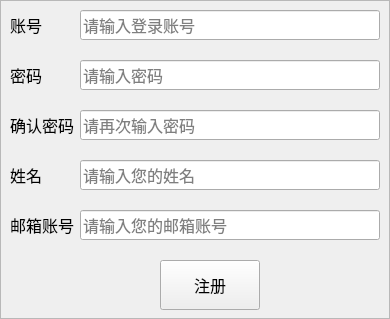
<?xml version="1.0" encoding="UTF-8"?>
<ui version="4.0">
 <class>RegisterFrame</class>
 <widget class="QFrame" name="RegisterFrame">
  <property name="geometry">
   <rect>
    <x>0</x>
    <y>0</y>
    <width>390</width>
    <height>319</height>
   </rect>
  </property>
  <property name="windowTitle">
   <string>Frame</string>
  </property>
  <property name="frameShape">
   <enum>QFrame::StyledPanel</enum>
  </property>
  <property name="frameShadow">
   <enum>QFrame::Raised</enum>
  </property>
  <widget class="QLineEdit" name="accountLineEdit_2">
   <property name="geometry">
    <rect>
     <x>80</x>
     <y>10</y>
     <width>300</width>
     <height>30</height>
    </rect>
   </property>
   <property name="sizePolicy">
    <sizepolicy hsizetype="Fixed" vsizetype="Fixed">
     <horstretch>0</horstretch>
     <verstretch>0</verstretch>
    </sizepolicy>
   </property>
   <property name="minimumSize">
    <size>
     <width>300</width>
     <height>30</height>
    </size>
   </property>
   <property name="font">
    <font>
     <pointsize>12</pointsize>
    </font>
   </property>
   <property name="placeholderText">
    <string>请输入登录账号</string>
   </property>
  </widget>
  <widget class="QLabel" name="accountLabel_2">
   <property name="geometry">
    <rect>
     <x>10</x>
     <y>10</y>
     <width>64</width>
     <height>30</height>
    </rect>
   </property>
   <property name="sizePolicy">
    <sizepolicy hsizetype="Fixed" vsizetype="Fixed">
     <horstretch>0</horstretch>
     <verstretch>0</verstretch>
    </sizepolicy>
   </property>
   <property name="minimumSize">
    <size>
     <width>0</width>
     <height>30</height>
    </size>
   </property>
   <property name="font">
    <font>
     <pointsize>12</pointsize>
    </font>
   </property>
   <property name="layoutDirection">
    <enum>Qt::LeftToRight</enum>
   </property>
   <property name="text">
    <string>账号</string>
   </property>
   <property name="alignment">
    <set>Qt::AlignLeading|Qt::AlignLeft|Qt::AlignVCenter</set>
   </property>
  </widget>
  <widget class="QLabel" name="accountLabel_3">
   <property name="geometry">
    <rect>
     <x>10</x>
     <y>60</y>
     <width>64</width>
     <height>30</height>
    </rect>
   </property>
   <property name="sizePolicy">
    <sizepolicy hsizetype="Fixed" vsizetype="Fixed">
     <horstretch>0</horstretch>
     <verstretch>0</verstretch>
    </sizepolicy>
   </property>
   <property name="minimumSize">
    <size>
     <width>0</width>
     <height>30</height>
    </size>
   </property>
   <property name="font">
    <font>
     <pointsize>12</pointsize>
    </font>
   </property>
   <property name="layoutDirection">
    <enum>Qt::LeftToRight</enum>
   </property>
   <property name="text">
    <string>密码 </string>
   </property>
   <property name="alignment">
    <set>Qt::AlignLeading|Qt::AlignLeft|Qt::AlignVCenter</set>
   </property>
  </widget>
  <widget class="QLineEdit" name="accountLineEdit_3">
   <property name="geometry">
    <rect>
     <x>80</x>
     <y>60</y>
     <width>300</width>
     <height>30</height>
    </rect>
   </property>
   <property name="sizePolicy">
    <sizepolicy hsizetype="Fixed" vsizetype="Fixed">
     <horstretch>0</horstretch>
     <verstretch>0</verstretch>
    </sizepolicy>
   </property>
   <property name="minimumSize">
    <size>
     <width>300</width>
     <height>30</height>
    </size>
   </property>
   <property name="font">
    <font>
     <pointsize>12</pointsize>
    </font>
   </property>
   <property name="placeholderText">
    <string>请输入密码</string>
   </property>
  </widget>
  <widget class="QLineEdit" name="accountLineEdit_4">
   <property name="geometry">
    <rect>
     <x>80</x>
     <y>110</y>
     <width>300</width>
     <height>30</height>
    </rect>
   </property>
   <property name="sizePolicy">
    <sizepolicy hsizetype="Fixed" vsizetype="Fixed">
     <horstretch>0</horstretch>
     <verstretch>0</verstretch>
    </sizepolicy>
   </property>
   <property name="minimumSize">
    <size>
     <width>300</width>
     <height>30</height>
    </size>
   </property>
   <property name="font">
    <font>
     <pointsize>12</pointsize>
    </font>
   </property>
   <property name="placeholderText">
    <string>请再次输入密码</string>
   </property>
  </widget>
  <widget class="QLabel" name="accountLabel_4">
   <property name="geometry">
    <rect>
     <x>10</x>
     <y>110</y>
     <width>64</width>
     <height>30</height>
    </rect>
   </property>
   <property name="sizePolicy">
    <sizepolicy hsizetype="Fixed" vsizetype="Fixed">
     <horstretch>0</horstretch>
     <verstretch>0</verstretch>
    </sizepolicy>
   </property>
   <property name="minimumSize">
    <size>
     <width>0</width>
     <height>30</height>
    </size>
   </property>
   <property name="font">
    <font>
     <pointsize>12</pointsize>
    </font>
   </property>
   <property name="layoutDirection">
    <enum>Qt::RightToLeft</enum>
   </property>
   <property name="text">
    <string>确认密码</string>
   </property>
   <property name="alignment">
    <set>Qt::AlignLeading|Qt::AlignLeft|Qt::AlignVCenter</set>
   </property>
  </widget>
  <widget class="QLabel" name="accountLabel_5">
   <property name="geometry">
    <rect>
     <x>10</x>
     <y>210</y>
     <width>64</width>
     <height>30</height>
    </rect>
   </property>
   <property name="sizePolicy">
    <sizepolicy hsizetype="Fixed" vsizetype="Fixed">
     <horstretch>0</horstretch>
     <verstretch>0</verstretch>
    </sizepolicy>
   </property>
   <property name="minimumSize">
    <size>
     <width>0</width>
     <height>30</height>
    </size>
   </property>
   <property name="font">
    <font>
     <pointsize>12</pointsize>
    </font>
   </property>
   <property name="layoutDirection">
    <enum>Qt::RightToLeft</enum>
   </property>
   <property name="text">
    <string>邮箱账号</string>
   </property>
  </widget>
  <widget class="QLineEdit" name="accountLineEdit_5">
   <property name="geometry">
    <rect>
     <x>80</x>
     <y>210</y>
     <width>300</width>
     <height>30</height>
    </rect>
   </property>
   <property name="sizePolicy">
    <sizepolicy hsizetype="Fixed" vsizetype="Fixed">
     <horstretch>0</horstretch>
     <verstretch>0</verstretch>
    </sizepolicy>
   </property>
   <property name="minimumSize">
    <size>
     <width>300</width>
     <height>30</height>
    </size>
   </property>
   <property name="font">
    <font>
     <pointsize>12</pointsize>
    </font>
   </property>
   <property name="placeholderText">
    <string>请输入您的邮箱账号</string>
   </property>
  </widget>
  <widget class="QPushButton" name="loginPushButton">
   <property name="geometry">
    <rect>
     <x>160</x>
     <y>260</y>
     <width>100</width>
     <height>50</height>
    </rect>
   </property>
   <property name="sizePolicy">
    <sizepolicy hsizetype="Fixed" vsizetype="Fixed">
     <horstretch>0</horstretch>
     <verstretch>0</verstretch>
    </sizepolicy>
   </property>
   <property name="minimumSize">
    <size>
     <width>100</width>
     <height>50</height>
    </size>
   </property>
   <property name="font">
    <font>
     <pointsize>12</pointsize>
    </font>
   </property>
   <property name="text">
    <string>注册</string>
   </property>
  </widget>
  <widget class="QLabel" name="accountLabel_6">
   <property name="geometry">
    <rect>
     <x>10</x>
     <y>160</y>
     <width>64</width>
     <height>30</height>
    </rect>
   </property>
   <property name="sizePolicy">
    <sizepolicy hsizetype="Fixed" vsizetype="Fixed">
     <horstretch>0</horstretch>
     <verstretch>0</verstretch>
    </sizepolicy>
   </property>
   <property name="minimumSize">
    <size>
     <width>0</width>
     <height>30</height>
    </size>
   </property>
   <property name="font">
    <font>
     <pointsize>12</pointsize>
    </font>
   </property>
   <property name="layoutDirection">
    <enum>Qt::RightToLeft</enum>
   </property>
   <property name="text">
    <string>姓名</string>
   </property>
  </widget>
  <widget class="QLineEdit" name="accountLineEdit_6">
   <property name="geometry">
    <rect>
     <x>80</x>
     <y>160</y>
     <width>300</width>
     <height>30</height>
    </rect>
   </property>
   <property name="sizePolicy">
    <sizepolicy hsizetype="Fixed" vsizetype="Fixed">
     <horstretch>0</horstretch>
     <verstretch>0</verstretch>
    </sizepolicy>
   </property>
   <property name="minimumSize">
    <size>
     <width>300</width>
     <height>30</height>
    </size>
   </property>
   <property name="font">
    <font>
     <pointsize>12</pointsize>
    </font>
   </property>
   <property name="placeholderText">
    <string>请输入您的姓名</string>
   </property>
  </widget>
 </widget>
 <resources/>
 <connections/>
</ui>
